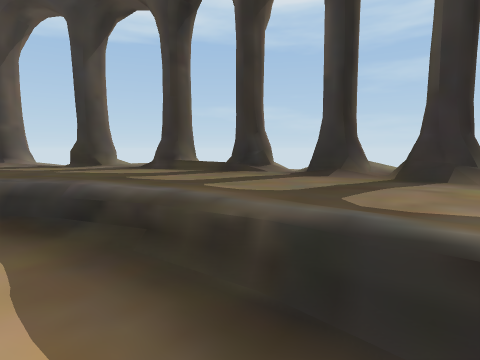
view 1 (above)

16 first-person views from a walk through a Unity game level. The camera is 1.5 m above the floor, tilts 6° down and sees 80° across. The floor is counted in squares, 2 m on a side. Each view is taken from the middle of a square. On the plan, view 1 faces up. The plan holds only what a view shows up to about 10 squares ahead; the rest is blank. The player is left out.

view 2
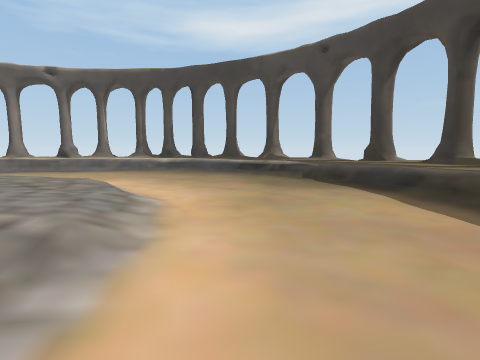

view 3
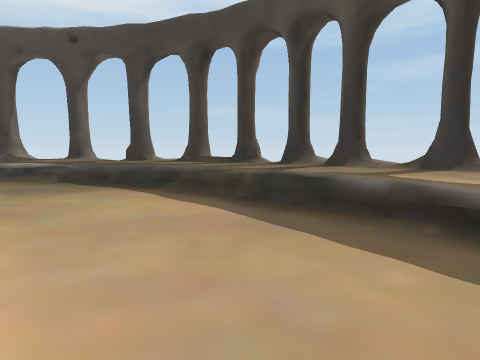

view 4
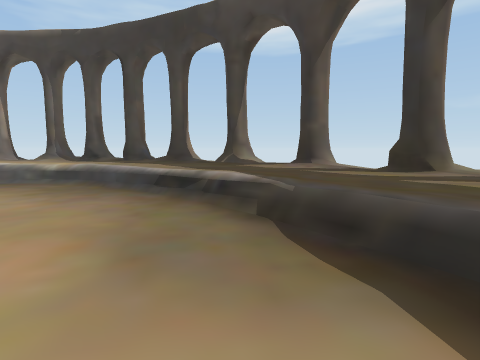

view 5
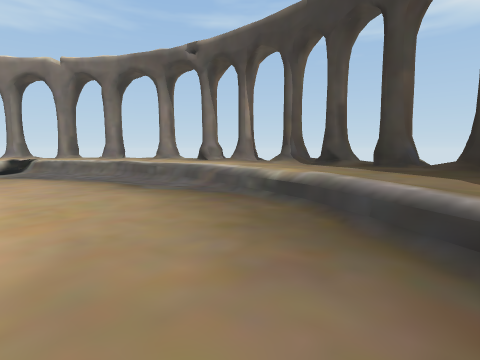

view 6
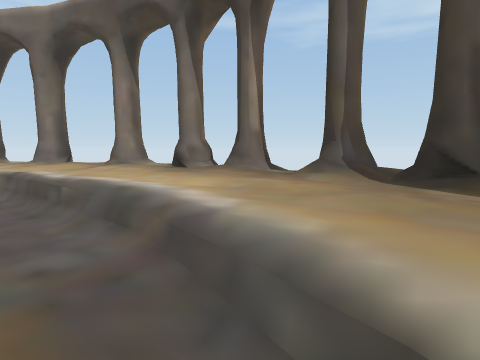

view 7
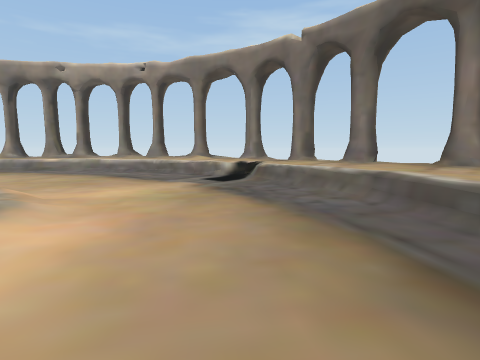

view 8
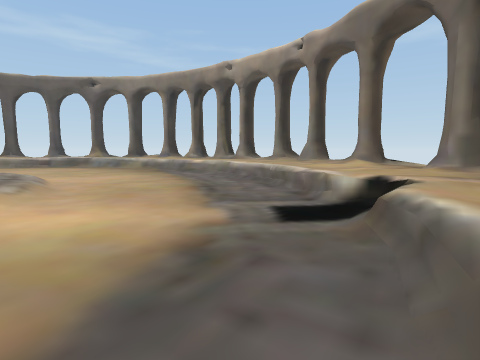

view 9
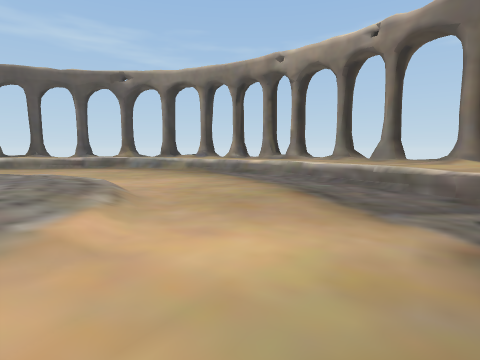

view 10
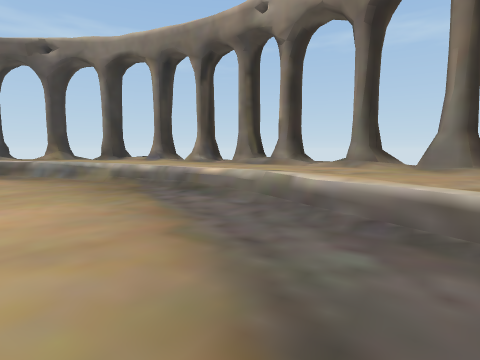

view 11
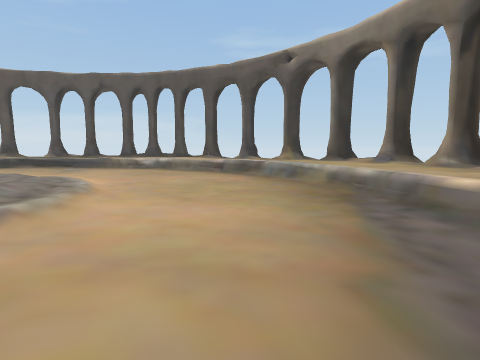

view 12
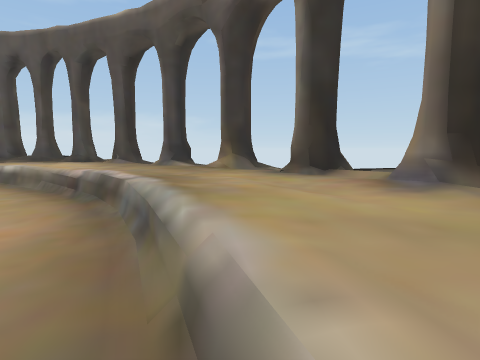

view 13
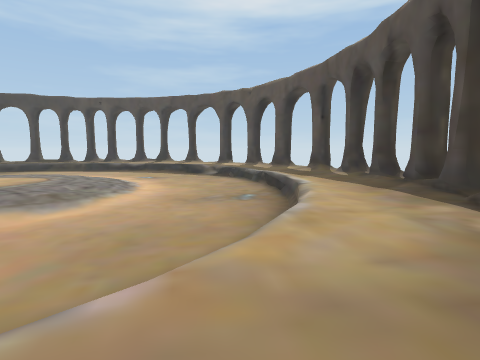

view 14
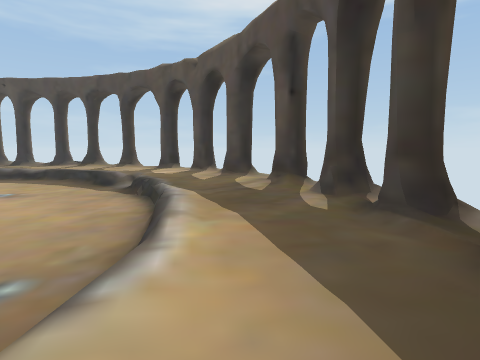

view 15
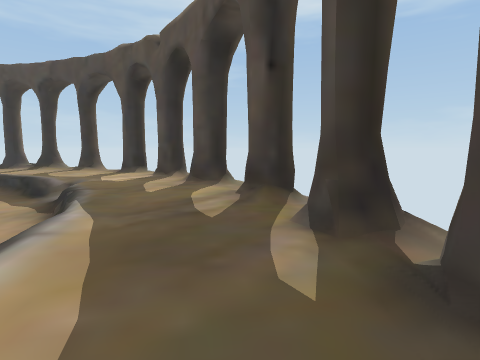

view 16
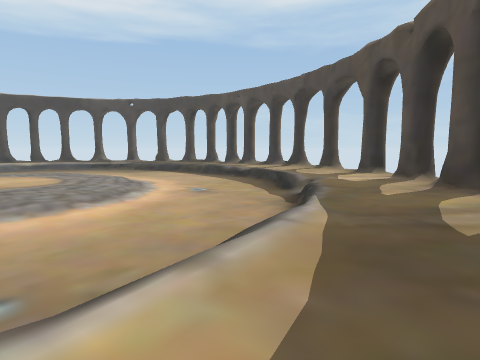

### Floor plan
Key: @ floor where view 1 was taken; # wall or solid block; x gap in a wall; . main floor; : floor 0.5 m higher than the main floor; + floor 0.75 m higher than the main floor; * floor 1 m higher than the main floor; / step, stairs or slope; = window, fence, low wall or low ledge.
Columns run from 18 left of view 1 to 7 right of it. Each row starts with its distance up from view 1.
  7            x #/+
  6        #xx#///+# x
  5       ##++++++++++#x#
  4      ##++++++++++++/#x
  3    ###+++///...//+++//
  2    x+++//........//++/#
  1   x#++//.........../++/
  0   ++++/...........@//+
 -1  #+++:..... ////....//+
 -2  ++++..../  ::://..../++
 -3 ##++=..../  ::::/..../++*#
 -4  /++/...//   ::://.../+++
 -5 x/+=/...//   ::::/..../+#
 -6  #+//...//:   :::/..../+##
 -7  #++/..../::  :://.../++#
 -8  #++=....//:  ://..../++/x
 -9  //++.....///////..../+++
-10  x/++=.....////...../++/#
-11   *+++/............//++/
-12   x#++//.........../+++#
-13    x/++//........//++/##
-14     /#+++///...==+++//
-15      ##++/+++/+++++/#x
-16       ##//+++/+++/#x#
-17          x#////#/##
-18           #x##/

Where each view was taken, in squares from view 1:
view 1: 0 up, 0 right, facing up
view 2: 3 down, 0 right, facing up-left
view 3: 3 down, 0 right, facing up
view 4: 1 up, 2 left, facing up-left
view 5: 2 up, 5 left, facing left
view 6: 2 up, 9 left, facing left
view 7: 0 up, 9 left, facing down-left
view 8: 2 down, 13 left, facing down
view 9: 3 down, 11 left, facing down
view 10: 7 down, 12 left, facing down
view 11: 8 down, 12 left, facing down-right
view 12: 13 down, 10 left, facing down-right
view 13: 16 down, 5 left, facing up-right
view 14: 14 down, 0 right, facing up-right
view 15: 13 down, 2 right, facing up-right
view 16: 13 down, 2 right, facing up
